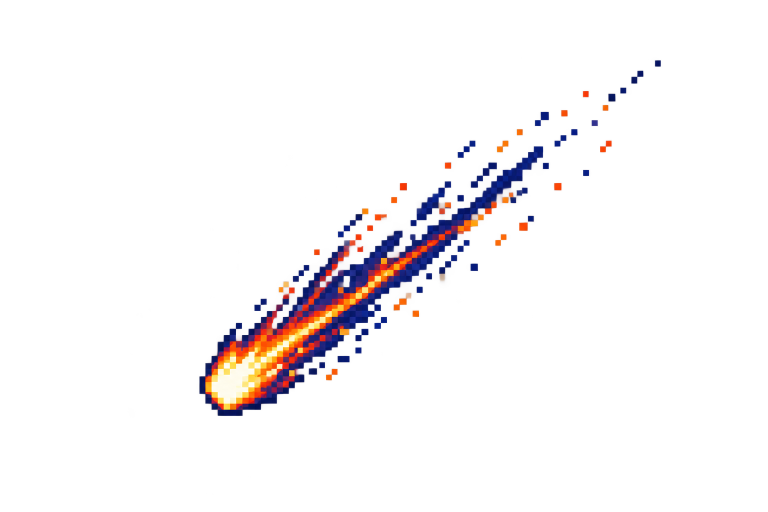
#> input picture pixel-meteor-animation-pack/source/generated/flight-01.png, 1536 x 1024 px (shown at 1/2 size); its folder holds 4 pictures in this run
$ python build_pack.py
#> lines starting #> are read from the running program, lines starting #| are printed output that depends on the picture
"""Build pixel-sharp sprites from separately generated RGBA source images.

No source sheet is sliced here. Each input file is one independently generated pose.
Run from any directory: python3 pixel-meteor-animation-pack/source/build_pack.py
Requires Pillow.
"""

from __future__ import annotations

import json
from pathlib import Path
from PIL import Image, ImageDraw, ImageFont

ROOT = Path(__file__).resolve().parents[1]
SRC = ROOT / "source" / "generated"

# All poses were authored separately at 1536 x 1024. A fixed 1:8 reduction
# recovers the intentional pixel clusters; nearest-neighbour is the only resize.
SCALE = 8
ALPHA_CUTOFF = 128  # remove the generated soft halo, keep solid pixels and sparks

SEQUENCES = {
    "flight": {
        "source": ["flight-01", "flight-02", "flight-03"],
        "size": (192, 128),
        "anchor": (44, 103),
        "durations": [85, 85, 85],
        "loop": True,
        "recommended_scale": 2,
    },
    "impact": {
        "source": [f"impact-{i:02d}" for i in range(1, 7)],
        "size": (224, 160),
        "anchor": (112, 140),
        "durations": [75, 65, 90, 100, 110, 130],
        "loop": False,
        "recommended_scale": 2,
    },
    "idle": {
        "source": ["idle-01", "idle-02"],
        "size": (128, 96),
        "anchor": (64, 64),
        "durations": [850, 850],
        "loop": True,
        "recommended_scale": 2,
    },
    "activation": {
        "source": ["idle-01", "activation-01", "activation-02", "activation-03", "idle-01"],
        "size": (128, 96),
        "anchor": (64, 64),
        "durations": [90, 100, 120, 100, 90],
        "loop": False,
        "recommended_scale": 2,
    },
}

# Manually measured source-space anchors. These align the physical head/contact
# instead of centering each irregular silhouette (which would introduce jitter).
FLIGHT_HEAD = {
    "flight-01": (480, 756),
    "flight-02": (495, 777),
    "flight-03": (448, 793),
}
IMPACT_CONTACT = {
    "impact-01": (640, 873),
    "impact-02": (762, 861),
    "impact-03": (772, 796),
    "impact-04": (778, 821),
    "impact-05": (766, 838),
    "impact-06": (774, 800),
}


def clean_source(name: str) -> Image.Image:
    image = Image.open(SRC / f"{name}.png").convert("RGBA")
    assert image.size == (1536, 1024), (name, image.size)
    # Image generation produced real alpha, with a faint soft halo. Hard alpha
    # restores a pixel-art boundary without erasing solid pale details.
    pixels = image.load()
    for y in range(image.height):
        for x in range(image.width):
            r, g, b, a = pixels[x, y]
            pixels[x, y] = (r, g, b, 255 if a >= ALPHA_CUTOFF else 0)
    return image.resize((image.width // SCALE, image.height // SCALE), Image.Resampling.NEAREST)


def normalize(name: str, sequence: str, size: tuple[int, int], anchor: tuple[int, int]) -> Image.Image:
    source = clean_source(name)
    if sequence == "flight":
        sx, sy = FLIGHT_HEAD[name]
        shift = (anchor[0] - round(sx / SCALE), anchor[1] - round(sy / SCALE))
    elif sequence == "impact":
        sx, sy = IMPACT_CONTACT[name]
        shift = (anchor[0] - round(sx / SCALE), anchor[1] - round(sy / SCALE))
    else:
        # All idle/activation poses were generated against the same resting-rock
        # reference. Use one fixed source-to-logical transform for every frame.
        shift = (-32, -33)
    out = Image.new("RGBA", size, (0, 0, 0, 0))
    out.paste(source, shift, source)
    # Check the actual solid pixels in the original transformed image, before
    # allowing a canvas boundary to silently crop anything.
    bbox = source.getchannel("A").getbbox()
    assert bbox is not None, name
    moved = (bbox[0] + shift[0], bbox[1] + shift[1], bbox[2] + shift[0], bbox[3] + shift[1])
    margin = min(moved[0], moved[1], size[0] - moved[2], size[1] - moved[3])
    assert margin >= 3, f"{name}: artwork too close to edge: {moved} in {size}; min margin {margin}"
    return out


def contact_sheet(name: str, frames: list[Image.Image], durations: list[int]) -> None:
    width, height = frames[0].size
    zoom = 2
    gap = 16
    label_h = 27
    background = (17, 35, 70, 255)
    sheet = Image.new("RGBA", (gap + len(frames) * (width * zoom + gap), height * zoom + label_h + 2 * gap), background)
    draw = ImageDraw.Draw(sheet)
    for index, frame in enumerate(frames):
        x = gap + index * (width * zoom + gap)
        y = gap + label_h
        sheet.alpha_composite(frame.resize((width * zoom, height * zoom), Image.Resampling.NEAREST), (x, y))
        draw.text((x, gap), f"{name} {index + 1:02d}  {durations[index]} ms", fill=(245, 225, 205, 255))
    sheet.convert("RGB").save(ROOT / "previews" / f"{name}-contact.png", optimize=True)


def main() -> None:
    for directory in ["sprites", "sheets", "static", "previews"]:
        (ROOT / directory).mkdir(exist_ok=True)
    animations = {}
    for name, spec in SEQUENCES.items():
        size = spec["size"]
        anchor = spec["anchor"]
        frame_dir = ROOT / "sprites" / name
        frame_dir.mkdir(exist_ok=True)
        frames = []
        frame_files = []
        for index, source_name in enumerate(spec["source"], 1):
            frame = normalize(source_name, name, size, anchor)
#> in clean_source, image is the input picture: PIL image 1536x1024 RGBA; mean R, G, B, A 18.8, 10.3, 15.5, 13.7
#> in clean_source, `return image.resize((image.width // SCALE, image.height // SCALE), Ima..`:
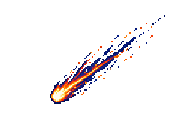
#> returned value: PIL image 192x128 RGBA; mean R, G, B, A 18.9, 10.4, 15.5, 13.8; transparent parts drawn white
#> in normalize, `out = Image.new("RGBA", size, (0, 0, 0, 0))`: out: PIL image 192x128 RGBA; every value is 0
#> in normalize, `out.paste(source, shift, source)`:
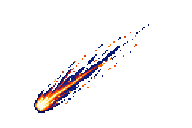
#> out: PIL image 192x128 RGBA; mean R, G, B, A 6.4, 3.8, 4.8, 13.8; transparent parts drawn white
#> in normalize, `bbox = source.getchannel("A").getbbox()`: bbox = (50, 15, 165, 104)
#> in normalize, `moved = (bbox[0] + shift[0], bbox[1] + shift[1], bbox[2] + shift[0], b..`: moved = (34, 24, 149, 113)
#> in normalize, `margin = min(moved[0], moved[1], size[0] - moved[2], size[1] - moved[3])`: margin = 15
            filename = f"{index:02d}.png"
            frame.save(frame_dir / filename, optimize=True)
            frames.append(frame)
            frame_files.append(f"sprites/{name}/{filename}")
        strip = Image.new("RGBA", (size[0] * len(frames), size[1]), (0, 0, 0, 0))
        for index, frame in enumerate(frames):
            strip.alpha_composite(frame, (index * size[0], 0))
        strip.save(ROOT / "sheets" / f"meteor-{name}.png", optimize=True)
        contact_sheet(name, frames, spec["durations"])
        # Opaque dark-blue GIF preview avoids GIF's limited alpha support.
        preview = []
        for frame in frames:
            backdrop = Image.new("RGBA", size, (17, 35, 70, 255))
            backdrop.alpha_composite(frame)
            preview.append(backdrop.resize((size[0] * 2, size[1] * 2), Image.Resampling.NEAREST).convert("P", palette=Image.Palette.ADAPTIVE))
        preview[0].save(ROOT / "previews" / f"{name}.gif", save_all=True, append_images=preview[1:], duration=spec["durations"], loop=0 if spec["loop"] else 1, optimize=False, disposal=2)
        animations[name] = {
            "sheet": f"sheets/meteor-{name}.png",
            "individualFrames": frame_files,
            "frameWidth": size[0],
            "frameHeight": size[1],
            "frameCount": len(frames),
            "frameOrder": list(range(len(frames))),
            "frameDurationMs": spec["durations"],
            "loop": spec["loop"],
            "anchor": {"x": anchor[0], "y": anchor[1]},
            "contactPoint": {"x": anchor[0], "y": anchor[1]} if name != "flight" else None,
            "recommendedScale": spec["recommended_scale"],
            "imageRendering": "pixelated",
            "sourceImages": [f"source/generated/{source_name}.png" for source_name in spec["source"]],
        }
    (ROOT / "static" / "meteorite-resting.png").write_bytes((ROOT / "sprites" / "idle" / "01.png").read_bytes())
    (ROOT / "animations.json").write_text(json.dumps({"version": 1, "sequences": animations}, indent=2) + "\n")


if __name__ == "__main__":
#> (the run stopped early here; a loop or call above may not have finished)
